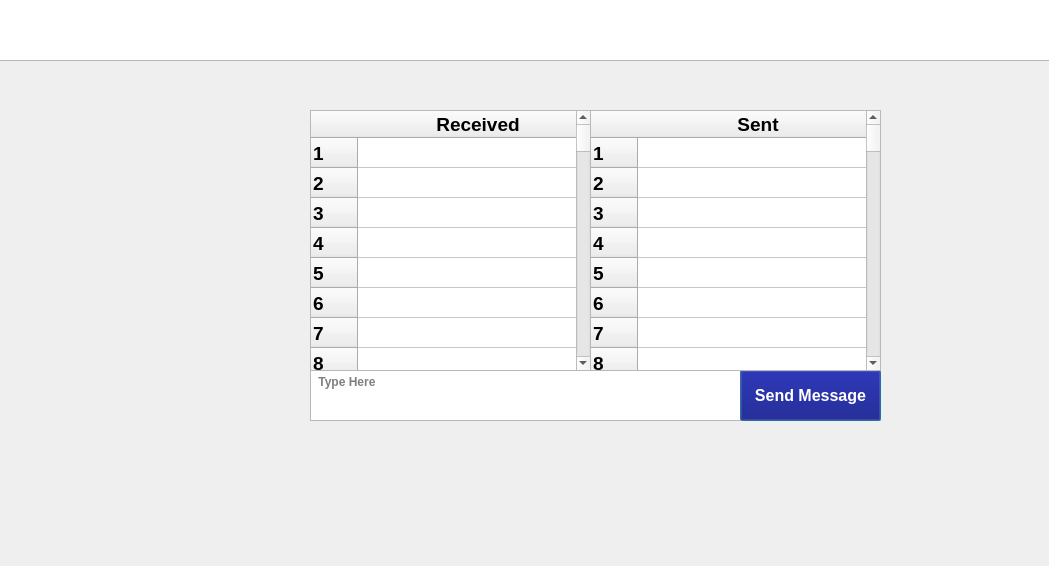
<?xml version="1.0" encoding="UTF-8"?>
<ui version="4.0">
 <class>Dialog</class>
 <widget class="QDialog" name="Dialog">
  <property name="geometry">
   <rect>
    <x>0</x>
    <y>0</y>
    <width>1049</width>
    <height>566</height>
   </rect>
  </property>
  <property name="font">
   <font>
    <weight>75</weight>
    <bold>true</bold>
   </font>
  </property>
  <property name="windowTitle">
   <string>Dialog</string>
  </property>
  <widget class="QGraphicsView" name="graphicsView">
   <property name="geometry">
    <rect>
     <x>-130</x>
     <y>-100</y>
     <width>1351</width>
     <height>161</height>
    </rect>
   </property>
  </widget>
  <widget class="QLabel" name="label">
   <property name="geometry">
    <rect>
     <x>70</x>
     <y>0</y>
     <width>81</width>
     <height>61</height>
    </rect>
   </property>
   <property name="styleSheet">
    <string notr="true">image: url(:/newPrefix/homelinkedin.jpg);</string>
   </property>
   <property name="text">
    <string/>
   </property>
  </widget>
  <widget class="QLabel" name="label_2">
   <property name="geometry">
    <rect>
     <x>360</x>
     <y>0</y>
     <width>71</width>
     <height>61</height>
    </rect>
   </property>
   <property name="styleSheet">
    <string notr="true">image: url(:/newPrefix/homepic.jpg);</string>
   </property>
   <property name="text">
    <string/>
   </property>
  </widget>
  <widget class="QLabel" name="label_3">
   <property name="geometry">
    <rect>
     <x>520</x>
     <y>0</y>
     <width>91</width>
     <height>61</height>
    </rect>
   </property>
   <property name="styleSheet">
    <string notr="true">image: url(:/newPrefix/networkpic.jpg);</string>
   </property>
   <property name="text">
    <string/>
   </property>
  </widget>
  <widget class="QLabel" name="label_4">
   <property name="geometry">
    <rect>
     <x>710</x>
     <y>0</y>
     <width>81</width>
     <height>61</height>
    </rect>
   </property>
   <property name="styleSheet">
    <string notr="true">image: url(:/newPrefix/messagepic.jpg);</string>
   </property>
   <property name="text">
    <string/>
   </property>
  </widget>
  <widget class="QLabel" name="label_5">
   <property name="geometry">
    <rect>
     <x>870</x>
     <y>0</y>
     <width>91</width>
     <height>61</height>
    </rect>
   </property>
   <property name="styleSheet">
    <string notr="true">image: url(:/newPrefix/profilepic.jpg);</string>
   </property>
   <property name="text">
    <string/>
   </property>
  </widget>
  <widget class="QGraphicsView" name="graphicsView_2">
   <property name="geometry">
    <rect>
     <x>310</x>
     <y>110</y>
     <width>571</width>
     <height>311</height>
    </rect>
   </property>
  </widget>
  <widget class="QTextEdit" name="textEdit">
   <property name="geometry">
    <rect>
     <x>310</x>
     <y>370</y>
     <width>431</width>
     <height>51</height>
    </rect>
   </property>
   <property name="placeholderText">
    <string> Type Here</string>
   </property>
  </widget>
  <widget class="QPushButton" name="pushButton">
   <property name="geometry">
    <rect>
     <x>740</x>
     <y>370</y>
     <width>141</width>
     <height>51</height>
    </rect>
   </property>
   <property name="font">
    <font>
     <pointsize>12</pointsize>
     <weight>75</weight>
     <bold>true</bold>
    </font>
   </property>
   <property name="styleSheet">
    <string notr="true">background-color: rgb(0, 0, 120);
color: rgb(255, 255, 255);</string>
   </property>
   <property name="text">
    <string>Send Message</string>
   </property>
  </widget>
  <widget class="QTableWidget" name="tableWidget">
   <property name="geometry">
    <rect>
     <x>590</x>
     <y>110</y>
     <width>291</width>
     <height>261</height>
    </rect>
   </property>
   <property name="font">
    <font>
     <pointsize>14</pointsize>
     <weight>75</weight>
     <bold>true</bold>
    </font>
   </property>
   <property name="rowCount">
    <number>1000</number>
   </property>
   <attribute name="horizontalHeaderDefaultSectionSize">
    <number>240</number>
   </attribute>
   <row/>
   <row/>
   <row/>
   <row/>
   <row/>
   <row/>
   <row/>
   <row/>
   <row/>
   <row/>
   <row/>
   <row/>
   <row/>
   <row/>
   <row/>
   <row/>
   <row/>
   <row/>
   <row/>
   <row/>
   <row/>
   <row/>
   <row/>
   <row/>
   <row/>
   <row/>
   <row/>
   <row/>
   <row/>
   <row/>
   <row/>
   <row/>
   <row/>
   <row/>
   <row/>
   <row/>
   <row/>
   <row/>
   <row/>
   <row/>
   <row/>
   <row/>
   <row/>
   <row/>
   <row/>
   <row/>
   <row/>
   <row/>
   <row/>
   <row/>
   <row/>
   <row/>
   <row/>
   <row/>
   <row/>
   <row/>
   <row/>
   <row/>
   <row/>
   <row/>
   <row/>
   <row/>
   <row/>
   <row/>
   <row/>
   <row/>
   <row/>
   <row/>
   <row/>
   <row/>
   <row/>
   <row/>
   <row/>
   <row/>
   <row/>
   <row/>
   <row/>
   <row/>
   <row/>
   <row/>
   <row/>
   <row/>
   <row/>
   <row/>
   <row/>
   <row/>
   <row/>
   <row/>
   <row/>
   <row/>
   <row/>
   <row/>
   <row/>
   <row/>
   <row/>
   <row/>
   <row/>
   <row/>
   <row/>
   <row/>
   <row/>
   <row/>
   <row/>
   <row/>
   <row/>
   <row/>
   <row/>
   <row/>
   <row/>
   <row/>
   <row/>
   <row/>
   <row/>
   <row/>
   <row/>
   <row/>
   <row/>
   <row/>
   <row/>
   <row/>
   <row/>
   <row/>
   <row/>
   <row/>
   <row/>
   <row/>
   <row/>
   <row/>
   <row/>
   <row/>
   <row/>
   <row/>
   <row/>
   <row/>
   <row/>
   <row/>
   <row/>
   <row/>
   <row/>
   <row/>
   <row/>
   <row/>
   <row/>
   <row/>
   <row/>
   <row/>
   <row/>
   <row/>
   <row/>
   <row/>
   <row/>
   <row/>
   <row/>
   <row/>
   <row/>
   <row/>
   <row/>
   <row/>
   <row/>
   <row/>
   <row/>
   <row/>
   <row/>
   <row/>
   <row/>
   <row/>
   <row/>
   <row/>
   <row/>
   <row/>
   <row/>
   <row/>
   <row/>
   <row/>
   <row/>
   <row/>
   <row/>
   <row/>
   <row/>
   <row/>
   <row/>
   <row/>
   <row/>
   <row/>
   <row/>
   <row/>
   <row/>
   <row/>
   <row/>
   <row/>
   <row/>
   <row/>
   <row/>
   <row/>
   <row/>
   <row/>
   <row/>
   <row/>
   <row/>
   <row/>
   <row/>
   <row/>
   <row/>
   <row/>
   <row/>
   <row/>
   <row/>
   <row/>
   <row/>
   <row/>
   <row/>
   <row/>
   <row/>
   <row/>
   <row/>
   <row/>
   <row/>
   <row/>
   <row/>
   <row/>
   <row/>
   <row/>
   <row/>
   <row/>
   <row/>
   <row/>
   <row/>
   <row/>
   <row/>
   <row/>
   <row/>
   <row/>
   <row/>
   <row/>
   <row/>
   <row/>
   <row/>
   <row/>
   <row/>
   <row/>
   <row/>
   <row/>
   <row/>
   <row/>
   <row/>
   <row/>
   <row/>
   <row/>
   <row/>
   <row/>
   <row/>
   <row/>
   <row/>
   <row/>
   <row/>
   <row/>
   <row/>
   <row/>
   <row/>
   <row/>
   <row/>
   <row/>
   <row/>
   <row/>
   <row/>
   <row/>
   <row/>
   <row/>
   <row/>
   <row/>
   <row/>
   <row/>
   <row/>
   <row/>
   <row/>
   <row/>
   <row/>
   <row/>
   <row/>
   <row/>
   <row/>
   <row/>
   <row/>
   <row/>
   <row/>
   <row/>
   <row/>
   <row/>
   <row/>
   <row/>
   <row/>
   <row/>
   <row/>
   <row/>
   <row/>
   <row/>
   <row/>
   <row/>
   <row/>
   <row/>
   <row/>
   <row/>
   <row/>
   <row/>
   <row/>
   <row/>
   <row/>
   <row/>
   <row/>
   <row/>
   <row/>
   <row/>
   <row/>
   <row/>
   <row/>
   <row/>
   <row/>
   <row/>
   <row/>
   <row/>
   <row/>
   <row/>
   <row/>
   <row/>
   <row/>
   <row/>
   <row/>
   <row/>
   <row/>
   <row/>
   <row/>
   <row/>
   <row/>
   <row/>
   <row/>
   <row/>
   <row/>
   <row/>
   <row/>
   <row/>
   <row/>
   <row/>
   <row/>
   <row/>
   <row/>
   <row/>
   <row/>
   <row/>
   <row/>
   <row/>
   <row/>
   <row/>
   <row/>
   <row/>
   <row/>
   <row/>
   <row/>
   <row/>
   <row/>
   <row/>
   <row/>
   <row/>
   <row/>
   <row/>
   <row/>
   <row/>
   <row/>
   <row/>
   <row/>
   <row/>
   <row/>
   <row/>
   <row/>
   <row/>
   <row/>
   <row/>
   <row/>
   <row/>
   <row/>
   <row/>
   <row/>
   <row/>
   <row/>
   <row/>
   <row/>
   <row/>
   <row/>
   <row/>
   <row/>
   <row/>
   <row/>
   <row/>
   <row/>
   <row/>
   <row/>
   <row/>
   <row/>
   <row/>
   <row/>
   <row/>
   <row/>
   <row/>
   <row/>
   <row/>
   <row/>
   <row/>
   <row/>
   <row/>
   <row/>
   <row/>
   <row/>
   <row/>
   <row/>
   <row/>
   <row/>
   <row/>
   <row/>
   <row/>
   <row/>
   <row/>
   <row/>
   <row/>
   <row/>
   <row/>
   <row/>
   <row/>
   <row/>
   <row/>
   <row/>
   <row/>
   <row/>
   <row/>
   <row/>
   <row/>
   <row/>
   <row/>
   <row/>
   <row/>
   <row/>
   <row/>
   <row/>
   <row/>
   <row/>
   <row/>
   <row/>
   <row/>
   <row/>
   <row/>
   <row/>
   <row/>
   <row/>
   <row/>
   <row/>
   <row/>
   <row/>
   <row/>
   <row/>
   <row/>
   <row/>
   <row/>
   <row/>
   <row/>
   <row/>
   <row/>
   <row/>
   <row/>
   <row/>
   <row/>
   <row/>
   <row/>
   <row/>
   <row/>
   <row/>
   <row/>
   <row/>
   <row/>
   <row/>
   <row/>
   <row/>
   <row/>
   <row/>
   <row/>
   <row/>
   <row/>
   <row/>
   <row/>
   <row/>
   <row/>
   <row/>
   <row/>
   <row/>
   <row/>
   <row/>
   <row/>
   <row/>
   <row/>
   <row/>
   <row/>
   <row/>
   <row/>
   <row/>
   <row/>
   <row/>
   <row/>
   <row/>
   <row/>
   <row/>
   <row/>
   <row/>
   <row/>
   <row/>
   <row/>
   <row/>
   <row/>
   <row/>
   <row/>
   <row/>
   <row/>
   <row/>
   <row/>
   <row/>
   <row/>
   <row/>
   <row/>
   <row/>
   <row/>
   <row/>
   <row/>
   <row/>
   <row/>
   <row/>
   <row/>
   <row/>
   <row/>
   <row/>
   <row/>
   <row/>
   <row/>
   <row/>
   <row/>
   <row/>
   <row/>
   <row/>
   <row/>
   <row/>
   <row/>
   <row/>
   <row/>
   <row/>
   <row/>
   <row/>
   <row/>
   <row/>
   <row/>
   <row/>
   <row/>
   <row/>
   <row/>
   <row/>
   <row/>
   <row/>
   <row/>
   <row/>
   <row/>
   <row/>
   <row/>
   <row/>
   <row/>
   <row/>
   <row/>
   <row/>
   <row/>
   <row/>
   <row/>
   <row/>
   <row/>
   <row/>
   <row/>
   <row/>
   <row/>
   <row/>
   <row/>
   <row/>
   <row/>
   <row/>
   <row/>
   <row/>
   <row/>
   <row/>
   <row/>
   <row/>
   <row/>
   <row/>
   <row/>
   <row/>
   <row/>
   <row/>
   <row/>
   <row/>
   <row/>
   <row/>
   <row/>
   <row/>
   <row/>
   <row/>
   <row/>
   <row/>
   <row/>
   <row/>
   <row/>
   <row/>
   <row/>
   <row/>
   <row/>
   <row/>
   <row/>
   <row/>
   <row/>
   <row/>
   <row/>
   <row/>
   <row/>
   <row/>
   <row/>
   <row/>
   <row/>
   <row/>
   <row/>
   <row/>
   <row/>
   <row/>
   <row/>
   <row/>
   <row/>
   <row/>
   <row/>
   <row/>
   <row/>
   <row/>
   <row/>
   <row/>
   <row/>
   <row/>
   <row/>
   <row/>
   <row/>
   <row/>
   <row/>
   <row/>
   <row/>
   <row/>
   <row/>
   <row/>
   <row/>
   <row/>
   <row/>
   <row/>
   <row/>
   <row/>
   <row/>
   <row/>
   <row/>
   <row/>
   <row/>
   <row/>
   <row/>
   <row/>
   <row/>
   <row/>
   <row/>
   <row/>
   <row/>
   <row/>
   <row/>
   <row/>
   <row/>
   <row/>
   <row/>
   <row/>
   <row/>
   <row/>
   <row/>
   <row/>
   <row/>
   <row/>
   <row/>
   <row/>
   <row/>
   <row/>
   <row/>
   <row/>
   <row/>
   <row/>
   <row/>
   <row/>
   <row/>
   <row/>
   <row/>
   <row/>
   <row/>
   <row/>
   <row/>
   <row/>
   <row/>
   <row/>
   <row/>
   <row/>
   <row/>
   <row/>
   <row/>
   <row/>
   <row/>
   <row/>
   <row/>
   <row/>
   <row/>
   <row/>
   <row/>
   <row/>
   <row/>
   <row/>
   <row/>
   <row/>
   <row/>
   <row/>
   <row/>
   <row/>
   <row/>
   <row/>
   <row/>
   <row/>
   <row/>
   <row/>
   <row/>
   <row/>
   <row/>
   <row/>
   <row/>
   <row/>
   <row/>
   <row/>
   <row/>
   <row/>
   <row/>
   <row/>
   <row/>
   <row/>
   <row/>
   <row/>
   <row/>
   <row/>
   <row/>
   <row/>
   <row/>
   <row/>
   <row/>
   <row/>
   <row/>
   <row/>
   <row/>
   <row/>
   <row/>
   <row/>
   <row/>
   <row/>
   <row/>
   <row/>
   <row/>
   <row/>
   <row/>
   <row/>
   <row/>
   <row/>
   <row/>
   <row/>
   <row/>
   <row/>
   <row/>
   <row/>
   <row/>
   <row/>
   <row/>
   <row/>
   <row/>
   <row/>
   <row/>
   <row/>
   <row/>
   <row/>
   <row/>
   <row/>
   <row/>
   <row/>
   <row/>
   <row/>
   <row/>
   <row/>
   <row/>
   <row/>
   <row/>
   <row/>
   <row/>
   <row/>
   <row/>
   <row/>
   <row/>
   <row/>
   <row/>
   <row/>
   <row/>
   <row/>
   <row/>
   <row/>
   <row/>
   <row/>
   <row/>
   <row/>
   <row/>
   <row/>
   <row/>
   <row/>
   <row/>
   <row/>
   <row/>
   <row/>
   <row/>
   <row/>
   <row/>
   <row/>
   <row/>
   <row/>
   <row/>
   <row/>
   <row/>
   <row/>
   <row/>
   <row/>
   <row/>
   <row/>
   <row/>
   <row/>
   <row/>
   <row/>
   <row/>
   <row/>
   <row/>
   <row/>
   <row/>
   <row/>
   <row/>
   <row/>
   <row/>
   <row/>
   <row/>
   <row/>
   <row/>
   <row/>
   <row/>
   <row/>
   <row/>
   <row/>
   <row/>
   <row/>
   <row/>
   <row/>
   <row/>
   <row/>
   <row/>
   <row/>
   <row/>
   <row/>
   <row/>
   <row/>
   <row/>
   <row/>
   <row/>
   <row/>
   <row/>
   <row/>
   <row/>
   <row/>
   <row/>
   <row/>
   <row/>
   <row/>
   <row/>
   <row/>
   <row/>
   <row/>
   <row/>
   <row/>
   <row/>
   <row/>
   <row/>
   <row/>
   <row/>
   <row/>
   <row/>
   <row/>
   <row/>
   <row/>
   <row/>
   <row/>
   <row/>
   <row/>
   <row/>
   <row/>
   <row/>
   <row/>
   <row/>
   <row/>
   <row/>
   <row/>
   <row/>
   <row/>
   <row/>
   <row/>
   <row/>
   <row/>
   <row/>
   <row/>
   <row/>
   <row/>
   <row/>
   <row/>
   <row/>
   <row/>
   <row/>
   <row/>
   <row/>
   <row/>
   <row/>
   <row/>
   <row/>
   <row/>
   <row/>
   <row/>
   <row/>
   <row/>
   <row/>
   <row/>
   <row/>
   <row/>
   <row/>
   <row/>
   <row/>
   <row/>
   <row/>
   <row/>
   <row/>
   <row/>
   <row/>
   <row/>
   <row/>
   <row/>
   <row/>
   <row/>
   <row/>
   <row/>
   <row/>
   <row/>
   <row/>
   <row/>
   <row/>
   <row/>
   <row/>
   <row/>
   <row/>
   <row/>
   <row/>
   <row/>
   <row/>
   <row/>
   <row/>
   <row/>
   <row/>
   <row/>
   <row/>
   <row/>
   <row/>
   <row/>
   <row/>
   <row/>
   <row/>
   <row/>
   <row/>
   <row/>
   <row/>
   <row/>
   <row/>
   <row/>
   <row/>
   <row/>
   <row/>
   <row/>
   <row/>
   <row/>
   <row/>
   <row/>
   <row/>
   <column>
    <property name="text">
     <string>Sent</string>
    </property>
   </column>
  </widget>
  <widget class="QTableWidget" name="tableWidget_2">
   <property name="geometry">
    <rect>
     <x>310</x>
     <y>110</y>
     <width>281</width>
     <height>261</height>
    </rect>
   </property>
   <property name="font">
    <font>
     <pointsize>14</pointsize>
     <weight>75</weight>
     <bold>true</bold>
    </font>
   </property>
   <property name="rowCount">
    <number>1000</number>
   </property>
   <attribute name="horizontalHeaderDefaultSectionSize">
    <number>240</number>
   </attribute>
   <row/>
   <row/>
   <row/>
   <row/>
   <row/>
   <row/>
   <row/>
   <row/>
   <row/>
   <row/>
   <row/>
   <row/>
   <row/>
   <row/>
   <row/>
   <row/>
   <row/>
   <row/>
   <row/>
   <row/>
   <row/>
   <row/>
   <row/>
   <row/>
   <row/>
   <row/>
   <row/>
   <row/>
   <row/>
   <row/>
   <row/>
   <row/>
   <row/>
   <row/>
   <row/>
   <row/>
   <row/>
   <row/>
   <row/>
   <row/>
   <row/>
   <row/>
   <row/>
   <row/>
   <row/>
   <row/>
   <row/>
   <row/>
   <row/>
   <row/>
   <row/>
   <row/>
   <row/>
   <row/>
   <row/>
   <row/>
   <row/>
   <row/>
   <row/>
   <row/>
   <row/>
   <row/>
   <row/>
   <row/>
   <row/>
   <row/>
   <row/>
   <row/>
   <row/>
   <row/>
   <row/>
   <row/>
   <row/>
   <row/>
   <row/>
   <row/>
   <row/>
   <row/>
   <row/>
   <row/>
   <row/>
   <row/>
   <row/>
   <row/>
   <row/>
   <row/>
   <row/>
   <row/>
   <row/>
   <row/>
   <row/>
   <row/>
   <row/>
   <row/>
   <row/>
   <row/>
   <row/>
   <row/>
   <row/>
   <row/>
   <row/>
   <row/>
   <row/>
   <row/>
   <row/>
   <row/>
   <row/>
   <row/>
   <row/>
   <row/>
   <row/>
   <row/>
   <row/>
   <row/>
   <row/>
   <row/>
   <row/>
   <row/>
   <row/>
   <row/>
   <row/>
   <row/>
   <row/>
   <row/>
   <row/>
   <row/>
   <row/>
   <row/>
   <row/>
   <row/>
   <row/>
   <row/>
   <row/>
   <row/>
   <row/>
   <row/>
   <row/>
   <row/>
   <row/>
   <row/>
   <row/>
   <row/>
   <row/>
   <row/>
   <row/>
   <row/>
   <row/>
   <row/>
   <row/>
   <row/>
   <row/>
   <row/>
   <row/>
   <row/>
   <row/>
   <row/>
   <row/>
   <row/>
   <row/>
   <row/>
   <row/>
   <row/>
   <row/>
   <row/>
   <row/>
   <row/>
   <row/>
   <row/>
   <row/>
   <row/>
   <row/>
   <row/>
   <row/>
   <row/>
   <row/>
   <row/>
   <row/>
   <row/>
   <row/>
   <row/>
   <row/>
   <row/>
   <row/>
   <row/>
   <row/>
   <row/>
   <row/>
   <row/>
   <row/>
   <row/>
   <row/>
   <row/>
   <row/>
   <row/>
   <row/>
   <row/>
   <row/>
   <row/>
   <row/>
   <row/>
   <row/>
   <row/>
   <row/>
   <row/>
   <row/>
   <row/>
   <row/>
   <row/>
   <row/>
   <row/>
   <row/>
   <row/>
   <row/>
   <row/>
   <row/>
   <row/>
   <row/>
   <row/>
   <row/>
   <row/>
   <row/>
   <row/>
   <row/>
   <row/>
   <row/>
   <row/>
   <row/>
   <row/>
   <row/>
   <row/>
   <row/>
   <row/>
   <row/>
   <row/>
   <row/>
   <row/>
   <row/>
   <row/>
   <row/>
   <row/>
   <row/>
   <row/>
   <row/>
   <row/>
   <row/>
   <row/>
   <row/>
   <row/>
   <row/>
   <row/>
   <row/>
   <row/>
   <row/>
   <row/>
   <row/>
   <row/>
   <row/>
   <row/>
   <row/>
   <row/>
   <row/>
   <row/>
   <row/>
   <row/>
   <row/>
   <row/>
   <row/>
   <row/>
   <row/>
   <row/>
   <row/>
   <row/>
   <row/>
   <row/>
   <row/>
   <row/>
   <row/>
   <row/>
   <row/>
   <row/>
   <row/>
   <row/>
   <row/>
   <row/>
   <row/>
   <row/>
   <row/>
   <row/>
   <row/>
   <row/>
   <row/>
   <row/>
   <row/>
   <row/>
   <row/>
   <row/>
   <row/>
   <row/>
   <row/>
   <row/>
   <row/>
   <row/>
   <row/>
   <row/>
   <row/>
   <row/>
   <row/>
   <row/>
   <row/>
   <row/>
   <row/>
   <row/>
   <row/>
   <row/>
   <row/>
   <row/>
   <row/>
   <row/>
   <row/>
   <row/>
   <row/>
   <row/>
   <row/>
   <row/>
   <row/>
   <row/>
   <row/>
   <row/>
   <row/>
   <row/>
   <row/>
   <row/>
   <row/>
   <row/>
   <row/>
   <row/>
   <row/>
   <row/>
   <row/>
   <row/>
   <row/>
   <row/>
   <row/>
   <row/>
   <row/>
   <row/>
   <row/>
   <row/>
   <row/>
   <row/>
   <row/>
   <row/>
   <row/>
   <row/>
   <row/>
   <row/>
   <row/>
   <row/>
   <row/>
   <row/>
   <row/>
   <row/>
   <row/>
   <row/>
   <row/>
   <row/>
   <row/>
   <row/>
   <row/>
   <row/>
   <row/>
   <row/>
   <row/>
   <row/>
   <row/>
   <row/>
   <row/>
   <row/>
   <row/>
   <row/>
   <row/>
   <row/>
   <row/>
   <row/>
   <row/>
   <row/>
   <row/>
   <row/>
   <row/>
   <row/>
   <row/>
   <row/>
   <row/>
   <row/>
   <row/>
   <row/>
   <row/>
   <row/>
   <row/>
   <row/>
   <row/>
   <row/>
   <row/>
   <row/>
   <row/>
   <row/>
   <row/>
   <row/>
   <row/>
   <row/>
   <row/>
   <row/>
   <row/>
   <row/>
   <row/>
   <row/>
   <row/>
   <row/>
   <row/>
   <row/>
   <row/>
   <row/>
   <row/>
   <row/>
   <row/>
   <row/>
   <row/>
   <row/>
   <row/>
   <row/>
   <row/>
   <row/>
   <row/>
   <row/>
   <row/>
   <row/>
   <row/>
   <row/>
   <row/>
   <row/>
   <row/>
   <row/>
   <row/>
   <row/>
   <row/>
   <row/>
   <row/>
   <row/>
   <row/>
   <row/>
   <row/>
   <row/>
   <row/>
   <row/>
   <row/>
   <row/>
   <row/>
   <row/>
   <row/>
   <row/>
   <row/>
   <row/>
   <row/>
   <row/>
   <row/>
   <row/>
   <row/>
   <row/>
   <row/>
   <row/>
   <row/>
   <row/>
   <row/>
   <row/>
   <row/>
   <row/>
   <row/>
   <row/>
   <row/>
   <row/>
   <row/>
   <row/>
   <row/>
   <row/>
   <row/>
   <row/>
   <row/>
   <row/>
   <row/>
   <row/>
   <row/>
   <row/>
   <row/>
   <row/>
   <row/>
   <row/>
   <row/>
   <row/>
   <row/>
   <row/>
   <row/>
   <row/>
   <row/>
   <row/>
   <row/>
   <row/>
   <row/>
   <row/>
   <row/>
   <row/>
   <row/>
   <row/>
   <row/>
   <row/>
   <row/>
   <row/>
   <row/>
   <row/>
   <row/>
   <row/>
   <row/>
   <row/>
   <row/>
   <row/>
   <row/>
   <row/>
   <row/>
   <row/>
   <row/>
   <row/>
   <row/>
   <row/>
   <row/>
   <row/>
   <row/>
   <row/>
   <row/>
   <row/>
   <row/>
   <row/>
   <row/>
   <row/>
   <row/>
   <row/>
   <row/>
   <row/>
   <row/>
   <row/>
   <row/>
   <row/>
   <row/>
   <row/>
   <row/>
   <row/>
   <row/>
   <row/>
   <row/>
   <row/>
   <row/>
   <row/>
   <row/>
   <row/>
   <row/>
   <row/>
   <row/>
   <row/>
   <row/>
   <row/>
   <row/>
   <row/>
   <row/>
   <row/>
   <row/>
   <row/>
   <row/>
   <row/>
   <row/>
   <row/>
   <row/>
   <row/>
   <row/>
   <row/>
   <row/>
   <row/>
   <row/>
   <row/>
   <row/>
   <row/>
   <row/>
   <row/>
   <row/>
   <row/>
   <row/>
   <row/>
   <row/>
   <row/>
   <row/>
   <row/>
   <row/>
   <row/>
   <row/>
   <row/>
   <row/>
   <row/>
   <row/>
   <row/>
   <row/>
   <row/>
   <row/>
   <row/>
   <row/>
   <row/>
   <row/>
   <row/>
   <row/>
   <row/>
   <row/>
   <row/>
   <row/>
   <row/>
   <row/>
   <row/>
   <row/>
   <row/>
   <row/>
   <row/>
   <row/>
   <row/>
   <row/>
   <row/>
   <row/>
   <row/>
   <row/>
   <row/>
   <row/>
   <row/>
   <row/>
   <row/>
   <row/>
   <row/>
   <row/>
   <row/>
   <row/>
   <row/>
   <row/>
   <row/>
   <row/>
   <row/>
   <row/>
   <row/>
   <row/>
   <row/>
   <row/>
   <row/>
   <row/>
   <row/>
   <row/>
   <row/>
   <row/>
   <row/>
   <row/>
   <row/>
   <row/>
   <row/>
   <row/>
   <row/>
   <row/>
   <row/>
   <row/>
   <row/>
   <row/>
   <row/>
   <row/>
   <row/>
   <row/>
   <row/>
   <row/>
   <row/>
   <row/>
   <row/>
   <row/>
   <row/>
   <row/>
   <row/>
   <row/>
   <row/>
   <row/>
   <row/>
   <row/>
   <row/>
   <row/>
   <row/>
   <row/>
   <row/>
   <row/>
   <row/>
   <row/>
   <row/>
   <row/>
   <row/>
   <row/>
   <row/>
   <row/>
   <row/>
   <row/>
   <row/>
   <row/>
   <row/>
   <row/>
   <row/>
   <row/>
   <row/>
   <row/>
   <row/>
   <row/>
   <row/>
   <row/>
   <row/>
   <row/>
   <row/>
   <row/>
   <row/>
   <row/>
   <row/>
   <row/>
   <row/>
   <row/>
   <row/>
   <row/>
   <row/>
   <row/>
   <row/>
   <row/>
   <row/>
   <row/>
   <row/>
   <row/>
   <row/>
   <row/>
   <row/>
   <row/>
   <row/>
   <row/>
   <row/>
   <row/>
   <row/>
   <row/>
   <row/>
   <row/>
   <row/>
   <row/>
   <row/>
   <row/>
   <row/>
   <row/>
   <row/>
   <row/>
   <row/>
   <row/>
   <row/>
   <row/>
   <row/>
   <row/>
   <row/>
   <row/>
   <row/>
   <row/>
   <row/>
   <row/>
   <row/>
   <row/>
   <row/>
   <row/>
   <row/>
   <row/>
   <row/>
   <row/>
   <row/>
   <row/>
   <row/>
   <row/>
   <row/>
   <row/>
   <row/>
   <row/>
   <row/>
   <row/>
   <row/>
   <row/>
   <row/>
   <row/>
   <row/>
   <row/>
   <row/>
   <row/>
   <row/>
   <row/>
   <row/>
   <row/>
   <row/>
   <row/>
   <row/>
   <row/>
   <row/>
   <row/>
   <row/>
   <row/>
   <row/>
   <row/>
   <row/>
   <row/>
   <row/>
   <row/>
   <row/>
   <row/>
   <row/>
   <row/>
   <row/>
   <row/>
   <row/>
   <row/>
   <row/>
   <row/>
   <row/>
   <row/>
   <row/>
   <row/>
   <row/>
   <row/>
   <row/>
   <row/>
   <row/>
   <row/>
   <row/>
   <row/>
   <row/>
   <row/>
   <row/>
   <row/>
   <row/>
   <row/>
   <row/>
   <row/>
   <row/>
   <row/>
   <row/>
   <row/>
   <row/>
   <row/>
   <row/>
   <row/>
   <row/>
   <row/>
   <row/>
   <row/>
   <row/>
   <row/>
   <row/>
   <row/>
   <row/>
   <row/>
   <row/>
   <row/>
   <row/>
   <row/>
   <row/>
   <row/>
   <row/>
   <row/>
   <row/>
   <row/>
   <row/>
   <row/>
   <row/>
   <row/>
   <row/>
   <row/>
   <row/>
   <row/>
   <row/>
   <row/>
   <row/>
   <row/>
   <row/>
   <row/>
   <row/>
   <row/>
   <row/>
   <row/>
   <row/>
   <row/>
   <row/>
   <row/>
   <row/>
   <row/>
   <row/>
   <row/>
   <row/>
   <row/>
   <row/>
   <row/>
   <row/>
   <row/>
   <row/>
   <row/>
   <row/>
   <row/>
   <row/>
   <row/>
   <row/>
   <row/>
   <row/>
   <row/>
   <row/>
   <row/>
   <row/>
   <row/>
   <row/>
   <row/>
   <row/>
   <row/>
   <row/>
   <row/>
   <row/>
   <row/>
   <row/>
   <row/>
   <row/>
   <row/>
   <row/>
   <row/>
   <row/>
   <row/>
   <row/>
   <row/>
   <row/>
   <row/>
   <row/>
   <row/>
   <row/>
   <row/>
   <row/>
   <row/>
   <row/>
   <row/>
   <row/>
   <row/>
   <row/>
   <row/>
   <row/>
   <row/>
   <row/>
   <row/>
   <row/>
   <row/>
   <row/>
   <row/>
   <row/>
   <row/>
   <row/>
   <row/>
   <row/>
   <row/>
   <row/>
   <row/>
   <row/>
   <row/>
   <row/>
   <row/>
   <row/>
   <row/>
   <row/>
   <row/>
   <row/>
   <row/>
   <row/>
   <row/>
   <row/>
   <row/>
   <row/>
   <row/>
   <row/>
   <row/>
   <row/>
   <row/>
   <row/>
   <row/>
   <row/>
   <row/>
   <row/>
   <row/>
   <row/>
   <row/>
   <row/>
   <row/>
   <row/>
   <row/>
   <row/>
   <row/>
   <row/>
   <column>
    <property name="text">
     <string>Received</string>
    </property>
   </column>
  </widget>
 </widget>
 <resources>
  <include location="logo.qrc"/>
  <include location="profilepic.qrc"/>
  <include location="messagepic.qrc"/>
  <include location="networkpic.qrc"/>
  <include location="homepic.qrc"/>
  <include location="homelinkedin.qrc"/>
 </resources>
 <connections/>
</ui>
